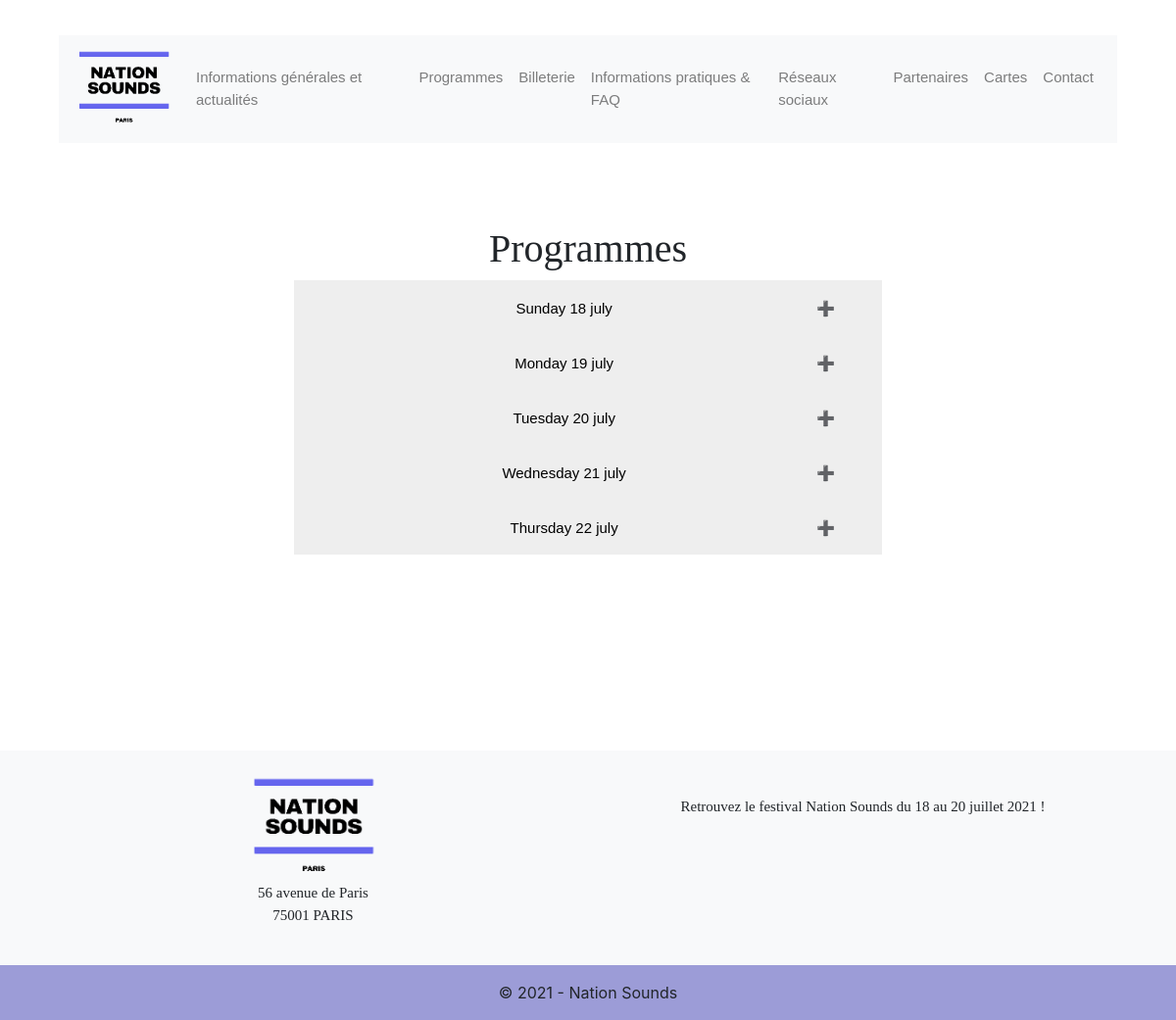
/programmes.php, run on the app's committed database.
### tables this page shows
CREATE TABLE IF NOT EXISTS `programmes` (
  `id` int(11) NOT NULL AUTO_INCREMENT,
  `date` date NOT NULL,
  `idArtiste` int(11) NOT NULL,
  `idScene` int(11) NOT NULL,
  `idHeure` int(11) NOT NULL,
  PRIMARY KEY (`id`),
  KEY `idArtiste` (`idArtiste`),
  KEY `idScene` (`idScene`),
  KEY `idHeure` (`idHeure`)
);

### programmes.php (the view, shortened to what this page needs)
<html>
<head>
        <link rel="stylesheet" href="css/style.css" />
</head>
<body>
	<?php include("header.php"); ?>
	<?php
	    $reponse = $bdd->query("SELECT * FROM scene, heure, artiste, programmes WHERE programmes.idArtiste = artiste.id AND programmes.idScene = scene.id AND programmes.idHeure = heure.id ORDER BY programmes.id");
    ?>
	<h2 class="title_page"> Programmes </h2>
        <?php while($donnees = $reponse-> fetch())
            {
        ?>
            <button id="buttonProgrammeFrench"class="accordion">
            <?php
            $date = $donnees['date'];
            echo strftime("%A %d %B", strtotime($date));
            ?>
            </button>
        <?php
            }
        ?>
</body>
<footer>
</footer>
</html>

### css/style.css (style rules this page uses)
.logofooter { width: 25%; height: auto; }
.title_page { margin-top: 7%; text-align: center; font-family: 'bluu'; font-size: 40px; }
#buttonProgrammeFrench { text-transform: lowercase; }
#buttonProgrammeFrench::first-letter { text-transform: uppercase; }
.textfooter { font-family: "Montserrat"; font-size: 15px; }
@media screen and (min-width: 992px) { footer { margin-top: 200px; } }
.accordion { font-family: "Montserrat", sans-serif; background-color: #eee; color: black; cursor: pointer; padding: 18px; width: 50%; height: 7%; border: none; text-align: center; margin-left: 25%; outline: none; font-size: 15px; transition: 0.4s; margin-top: 0%; }
.accordion:after { content: '\02795'; font-size: 15px; color: black; float: right; margin-right: 30px; border: none !important; }

### data on the page
programmes: date "sunday 18 july"
programmes: date "monday 19 july"
programmes: date "tuesday 20 july"
programmes: date "wednesday 21 july"
programmes: date "thursday 22 july"
